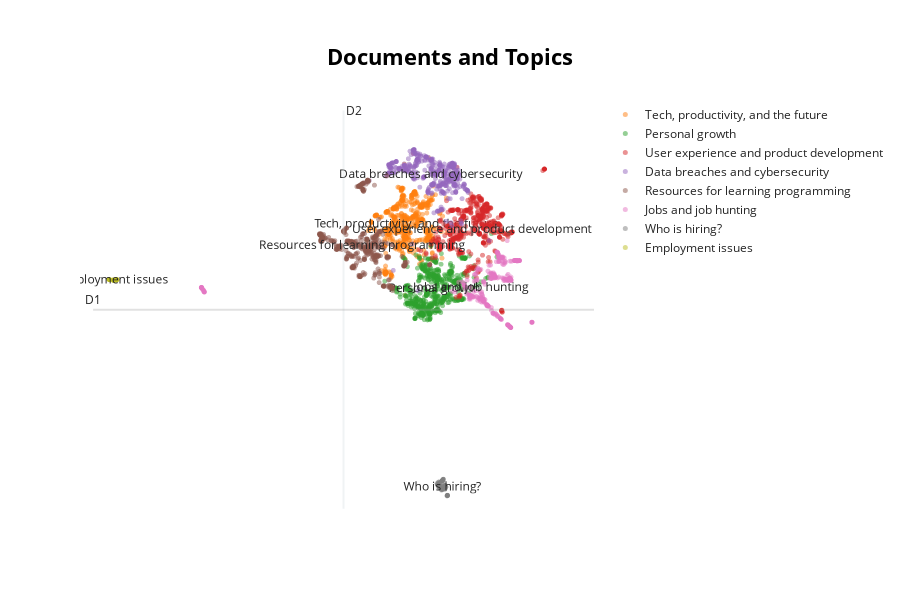

The notebook cell saved with this chart:
### Markdown cell above
We can run name_topics again to get new names. We can now visualize the texts and the topics like such:

### Code cell
topic_model.set_topic_labels(topic_names)
topic_model.visualize_documents(df['title'], 
                                embeddings=embeds,
                                topics = list(range(8)),
                                custom_labels=True,
                                width=900,
                                height=600)

### Figure 1 — Plotly figure (JSON) as saved in the notebook; plotly's stock layout.template omitted (floating-point values rounded to 4 significant figures; data arrays with more than 128 entries replaced by an {"elided": "..."} marker saying what was removed)
{"data": [{"hoverinfo": "text", "hovertext": [null], "marker": {"color": "#CFD8DC", "opacity": 0.5, "size": 5}, "mode": "markers+text", "name": "other", "showlegend": false, "type": "scattergl", "x": [null], "y": [null]}, {"hoverinfo": "text", "hovertext": {"elided": "572 str values"}, "marker": {"opacity": 0.5, "size": 5}, "mode": "markers+text", "name": "Tech, productivity, and the future", "text": {"elided": "572 str values"}, "textfont": {"size": 12}, "type": "scattergl", "x": {"elided": "572 float values"}, "y": {"elided": "572 float values"}}, {"hoverinfo": "text", "hovertext": {"elided": "563 str values"}, "marker": {"opacity": 0.5, "size": 5}, "mode": "markers+text", "name": "Personal growth", "text": {"elided": "563 str values"}, "textfont": {"size": 12}, "type": "scattergl", "x": {"elided": "563 float values"}, "y": {"elided": "563 float values"}}, {"hoverinfo": "text", "hovertext": {"elided": "533 str values"}, "marker": {"opacity": 0.5, "size": 5}, "mode": "markers+text", "name": "User experience and product development", "text": {"elided": "533 str values"}, "textfont": {"size": 12}, "type": "scattergl", "x": {"elided": "533 float values"}, "y": {"elided": "533 float values"}}, {"hoverinfo": "text", "hovertext": {"elided": "452 str values"}, "marker": {"opacity": 0.5, "size": 5}, "mode": "markers+text", "name": "Data breaches and cybersecurity", "text": {"elided": "452 str values"}, "textfont": {"size": 12}, "type": "scattergl", "x": {"elided": "452 float values"}, "y": {"elided": "452 float values"}}, {"hoverinfo": "text", "hovertext": {"elided": "446 str values"}, "marker": {"opacity": 0.5, "size": 5}, "mode": "markers+text", "name": "Resources for learning programming", "text": {"elided": "446 str values"}, "textfont": {"size": 12}, "type": "scattergl", "x": {"elided": "446 float values"}, "y": {"elided": "446 float values"}}, {"hoverinfo": "text", "hovertext": {"elided": "327 str values"}, "marker": {"opacity": 0.5, "size": 5}, "mode": "markers+text", "name": "Jobs and job hunting", "text": {"elided": "327 str values"}, "textfont": {"size": 12}, "type": "scattergl", "x": {"elided": "327 float values"}, "y": {"elided": "327 float values"}}, {"hoverinfo": "text", "hovertext": ["Who is hiring? (August 2017)", "Who is hiring? (December 2018)", "Who is hiring? (May 2017)", "Who is hiring? (April 2020)", "Who is hiring? (March 2016)", "Who is hiring? (September 2018)", "Who is hiring? (August 2019)", "Who is hiring? (November 2018)", "Who is hiring? (March 2019)", "Who is hiring? (April 2018)", "Who is hiring? (November 2021)", "Who is hiring? (December 2021)", "Who is hiring? (May 2018)", "Who is hiring? (November 2020)", "Who is hiring? (January 2018)", "Who is hiring? (March 2018)", "Who is hiring? (December 2020)", "Who is hiring? (May 2019)", "Who is hiring? (March 2022)", "Who is hiring? (June 2018)", "Who is hiring? (March 2021)", "Who is hiring? (June 2016)", "Who is hiring? (March 2017)", "Who is hiring? (July 2019)", "Who is hiring? (January 2021)", "Who is hiring? (June 2021)", "Who is hiring? (July 2016)", "Who is hiring? (January 2019)", "Who is hiring? (April 2017)", "Who is hiring? (April 2022)", "Who is hiring? (February 2018)", "Who is hiring? (October 2020)", "Who is hiring? (March 2020)", "Who is hiring? (November 2019)", "Who is hiring? (February 2019)", "Who is hiring? (January 2016)", "Who is hiring? (April 2016)", "Who is hiring? (February 2021)", "Who is hiring? (February 2017)", "Who is hiring? (June 2020)", "Who is hiring? (February 2022)", "Who is hiring? (June 2017)", "Who is hiring? (December 2019)", "Who is hiring? (February 2020)", "Who is hiring? (October 2016)", "Who is hiring? (September 2021)", "Who is hiring? (August 2016)", "Who is hiring? (October 2021)", "Who is hiring? (May 2016)", "Who is hiring? (December 2017)", "Who is hiring? (October 2018)", "Who is hiring? (January 2017)", "Who is hiring? (September 2017)", "Who is hiring? (August 2020)", "Who is hiring? (November 2017)", "Who is hiring? (September 2019)", "Who is hiring? (September 2016)", "Who is hiring? (June 2019)", "Who is hiring? (October 2017)", "Who is hiring? (July 2018)", "Who is hiring? (May 2021)", "Who is hiring? (August 2018)", "Who is hiring? (January 2022)", "Who is hiring? (July 2021)", "Who is hiring? (April 2019)", "Who is hiring? (July 2017)", "Who is hiring? (September 2020)", "Who is hiring? (December 2016)", "Who is hiring? (May 2020)", "Who is hiring? (April 2021)", "Who is hiring? (January 2020)", "Who is hiring? (February 2016)", "Who is hiring? (July 2020)", "Who is hiring? (November 2016)", "Who is hiring? (August 2021)", "Who is hiring? (October 2019)", null], "marker": {"opacity": 0.5, "size": 5}, "mode": "markers+text", "name": "Who is hiring?", "text": ["", "", "", "", "", "", "", "", "", "", "", "", "", "", "", "", "", "", "", "", "", "", "", "", "", "", "", "", "", "", "", "", "", "", "", "", "", "", "", "", "", "", "", "", "", "", "", "", "", "", "", "", "", "", "", "", "", "", "", "", "", "", "", "", "", "", "", "", "", "", "", "", "", "", "", "", "Who is hiring?"], "textfont": {"size": 12}, "type": "scattergl", "x": [10.38, 10.44, 10.53, 10.44, 10.65, 10.29, 10.25, 10.37, 10.53, 10.58, 10.23, 10.33, 10.58, 10.23, 10.48, 10.55, 10.27, 10.54, 10.46, 10.4, 10.41, 10.65, 10.52, 10.29, 10.4, 10.31, 10.63, 10.47, 10.54, 10.46, 10.54, 10.2, 10.43, 10.28, 10.54, 10.65, 10.66, 10.43, 10.52, 10.33, 10.46, 10.42, 10.39, 10.42, 10.64, 10.2, 10.65, 10.17, 10.65, 10.43, 10.32, 10.49, 10.38, 10.24, 10.38, 10.25, 10.64, 10.4, 10.37, 10.33, 10.42, 10.31, 10.46, 10.21, 10.55, 10.41, 10.22, 10.64, 10.42, 10.42, 10.41, 10.65, 10.23, 10.64, 10.19, 10.25, 10.43], "y": [-3.855, -3.828, -3.851, -3.445, -4.146, -3.789, -3.779, -3.826, -3.664, -3.736, -3.507, -3.514, -3.747, -3.564, -3.764, -3.719, -3.499, -3.697, -3.365, -3.792, -3.432, -4.151, -3.78, -3.715, -3.443, -3.539, -4.168, -3.66, -3.829, -3.37, -3.707, -3.637, -3.414, -3.705, -3.65, -4.139, -4.157, -3.42, -3.791, -3.522, -3.372, -3.842, -3.72, -3.423, -4.146, -3.626, -4.148, -3.572, -4.151, -3.861, -3.809, -3.807, -3.886, -3.633, -3.843, -3.717, -4.142, -3.71, -3.846, -3.793, -3.412, -3.764, -3.373, -3.607, -3.67, -3.859, -3.644, -4.139, -3.437, -3.431, -3.439, -4.147, -3.633, -4.146, -3.622, -3.713, -3.729]}, {"hoverinfo": "text", "hovertext": ["Who is hiring? (March 2013)", "Who is hiring? (October 2015)", "Who is hiring? (June 2015)", "Who is hiring? (June 2013)", "Who is hiring? (December 2013)", "Who is hiring? (October 2013)", "Who is hiring? (December 2015)", "Who is hiring? (August 2014)", "Who is hiring? (December 2014)", "Who is hiring? (November 2015)", "Who is hiring? (April 2014)", "Who is hiring? (May 2013)", "Who is hiring? (September 2014)", "Who is hiring? (January 2015)", "Who is hiring? (May 2014)", "Who is hiring? (November 2013)", "Who is hiring? (July 2013)", "Who is hiring? (May 2015)", "Who is hiring? (October 2014)", "Who is hiring? (February 2015)", "Who is hiring? (January 2013)", "Who is hiring? (January 2014)", "Who is hiring? (July 2015)", "Who is hiring? (September 2013)", "Who is hiring? (August 2013)", "Who is hiring? (February 2013)", "Who is hiring? (July 2014)", "Who is hiring? (April 2015)", "Who is hiring? (September 2015)", "Who is hiring? (March 2015)", "Who is hiring? (November 2014)", "Who is hiring? (August 2015)", "Who is hiring? (December 2012) ", "Who is hiring? (March 2014)", "Who is hiring? (June 2014)", "Who is hiring? (February 2014)", "Who is hiring? (April 2013)", null], "marker": {"opacity": 0.5, "size": 5}, "mode": "markers+text", "name": "Employment issues", "text": ["", "", "", "", "", "", "", "", "", "", "", "", "", "", "", "", "", "", "", "", "", "", "", "", "", "", "", "", "", "", "", "", "", "", "", "", "", "Employment issues"], "textfont": {"size": 12}, "type": "scattergl", "x": [-4.464, -4.778, -4.783, -4.465, -4.451, -4.447, -4.781, -4.579, -4.578, -4.793, -4.582, -4.468, -4.578, -4.783, -4.571, -4.436, -4.468, -4.762, -4.589, -4.804, -4.441, -4.581, -4.78, -4.441, -4.462, -4.459, -4.57, -4.778, -4.782, -4.782, -4.601, -4.782, -4.45, -4.575, -4.567, -4.574, -4.467, -4.601], "y": [6.255, 6.251, 6.259, 6.255, 6.242, 6.251, 6.26, 6.23, 6.218, 6.26, 6.233, 6.255, 6.225, 6.26, 6.251, 6.252, 6.254, 6.247, 6.223, 6.263, 6.254, 6.224, 6.259, 6.268, 6.256, 6.259, 6.232, 6.254, 6.259, 6.259, 6.206, 6.261, 6.242, 6.23, 6.243, 6.228, 6.255, 6.247]}], "layout": {"annotations": [{"showarrow": false, "text": "D1", "x": -5.525, "y": 4.807, "yshift": 10}, {"showarrow": false, "text": "D2", "x": 5.907, "xshift": 10, "y": 14.41}], "height": 600, "shapes": [{"line": {"color": "#CFD8DC", "width": 2}, "type": "line", "x0": 5.907, "x1": 5.907, "y0": -4.793, "y1": 14.41}, {"line": {"color": "#9E9E9E", "width": 2}, "type": "line", "x0": -5.525, "x1": 17.34, "y0": 4.807, "y1": 4.807}], "title": {"font": {"color": "Black", "size": 22}, "text": "<b>Documents and Topics", "x": 0.5, "xanchor": "center", "yanchor": "top"}, "width": 900, "xaxis": {"visible": false}, "yaxis": {"visible": false}}}
